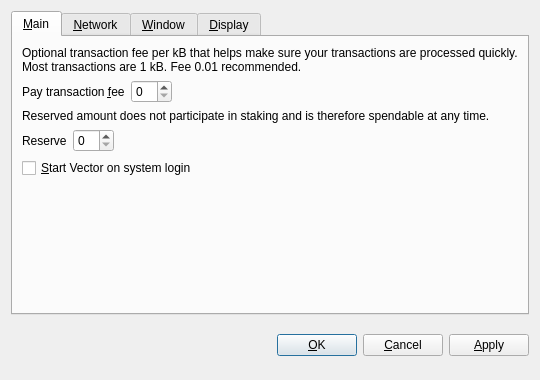
<?xml version="1.0" encoding="UTF-8"?>
<ui version="4.0">
 <class>OptionsDialog</class>
 <widget class="QDialog" name="OptionsDialog">
  <property name="geometry">
   <rect>
    <x>0</x>
    <y>0</y>
    <width>540</width>
    <height>380</height>
   </rect>
  </property>
  <property name="windowTitle">
   <string>Options</string>
  </property>
  <property name="modal">
   <bool>true</bool>
  </property>
  <layout class="QVBoxLayout" name="verticalLayout">
   <item>
    <widget class="QTabWidget" name="tabWidget">
     <property name="tabPosition">
      <enum>QTabWidget::North</enum>
     </property>
     <property name="currentIndex">
      <number>0</number>
     </property>
     <widget class="QWidget" name="tabMain">
      <attribute name="title">
       <string>&amp;Main</string>
      </attribute>
      <layout class="QVBoxLayout" name="verticalLayout_Main">
       <item>
        <widget class="QLabel" name="transactionFeeInfoLabel">
         <property name="text">
          <string>Optional transaction fee per kB that helps make sure your transactions are processed quickly. Most transactions are 1 kB. Fee 0.01 recommended.</string>
         </property>
         <property name="textFormat">
          <enum>Qt::PlainText</enum>
         </property>
         <property name="wordWrap">
          <bool>true</bool>
         </property>
        </widget>
       </item>
       <item>
        <layout class="QHBoxLayout" name="horizontalLayoutFee">
         <item>
          <widget class="QLabel" name="transactionFeeLabel">
           <property name="text">
            <string>Pay transaction &amp;fee</string>
           </property>
           <property name="textFormat">
            <enum>Qt::PlainText</enum>
           </property>
           <property name="buddy">
            <cstring>transactionFee</cstring>
           </property>
          </widget>
         </item>
         <item>
          <widget class="BitcoinAmountField" name="transactionFee"/>
         </item>
         <item>
          <spacer name="horizontalSpacerFee">
           <property name="orientation">
            <enum>Qt::Horizontal</enum>
           </property>
           <property name="sizeHint" stdset="0">
            <size>
             <width>40</width>
             <height>20</height>
            </size>
           </property>
          </spacer>
         </item>
        </layout>
       </item>
       <item>
        <widget class="QLabel" name="reserveBalanceInfoLabel">
         <property name="text">
          <string>Reserved amount does not participate in staking and is therefore spendable at any time.</string>
         </property>
         <property name="textFormat">
          <enum>Qt::PlainText</enum>
         </property>
         <property name="wordWrap">
          <bool>true</bool>
         </property>
        </widget>
       </item>
       <item>
        <layout class="QHBoxLayout" name="horizontalLayoutReserveBalance">
         <item>
          <widget class="QLabel" name="reserveBalanceLabel">
           <property name="text">
            <string>Reserve</string>
           </property>
           <property name="textFormat">
            <enum>Qt::PlainText</enum>
           </property>
           <property name="buddy">
            <cstring>reserveBalance</cstring>
           </property>
          </widget>
         </item>
         <item>
          <widget class="BitcoinAmountField" name="reserveBalance"/>
         </item>
         <item>
          <spacer name="horizontalSpacerReserveBalance">
           <property name="orientation">
            <enum>Qt::Horizontal</enum>
           </property>
           <property name="sizeHint" stdset="0">
            <size>
             <width>40</width>
             <height>20</height>
            </size>
           </property>
          </spacer>
         </item>
        </layout>
       </item>
       <item>
        <widget class="QCheckBox" name="bitcoinAtStartup">
         <property name="toolTip">
          <string>Automatically start Vector after logging in to the system.</string>
         </property>
         <property name="text">
          <string>&amp;Start Vector on system login</string>
         </property>
        </widget>
       </item>
       <item>
        <spacer name="verticalSpacer_Main">
         <property name="orientation">
          <enum>Qt::Vertical</enum>
         </property>
         <property name="sizeHint" stdset="0">
          <size>
           <width>20</width>
           <height>40</height>
          </size>
         </property>
        </spacer>
       </item>
      </layout>
     </widget>
     <widget class="QWidget" name="tabNetwork">
      <attribute name="title">
       <string>&amp;Network</string>
      </attribute>
      <layout class="QVBoxLayout" name="verticalLayout_Network">
       <item>
        <widget class="QCheckBox" name="mapPortUpnp">
         <property name="toolTip">
          <string>Automatically open the Vector client port on the router. This only works when your router supports UPnP and it is enabled.</string>
         </property>
         <property name="text">
          <string>Map port using &amp;UPnP</string>
         </property>
        </widget>
       </item>
       <item>
        <widget class="QCheckBox" name="connectSocks">
         <property name="toolTip">
          <string>Connect to the Vector network through a SOCKS5 proxy (e.g. when connecting through Tor).</string>
         </property>
         <property name="text">
          <string>&amp;Connect through SOCKS5 proxy:</string>
         </property>
        </widget>
       </item>
       <item>
        <layout class="QHBoxLayout" name="horizontalLayout_Network">
         <item>
          <widget class="QLabel" name="proxyIpLabel">
           <property name="text">
            <string>Proxy &amp;IP:</string>
           </property>
           <property name="textFormat">
            <enum>Qt::PlainText</enum>
           </property>
           <property name="buddy">
            <cstring>proxyIp</cstring>
           </property>
          </widget>
         </item>
         <item>
          <widget class="QValidatedLineEdit" name="proxyIp">
           <property name="maximumSize">
            <size>
             <width>140</width>
             <height>16777215</height>
            </size>
           </property>
           <property name="toolTip">
            <string>IP address of the proxy (e.g. 127.0.0.1)</string>
           </property>
          </widget>
         </item>
         <item>
          <widget class="QLabel" name="proxyPortLabel">
           <property name="text">
            <string>&amp;Port:</string>
           </property>
           <property name="textFormat">
            <enum>Qt::PlainText</enum>
           </property>
           <property name="buddy">
            <cstring>proxyPort</cstring>
           </property>
          </widget>
         </item>
         <item>
          <widget class="QLineEdit" name="proxyPort">
           <property name="maximumSize">
            <size>
             <width>55</width>
             <height>16777215</height>
            </size>
           </property>
           <property name="toolTip">
            <string>Port of the proxy (e.g. 9050)</string>
           </property>
          </widget>
         </item>
         <item>
          <spacer name="horizontalSpacer_Network">
           <property name="orientation">
            <enum>Qt::Horizontal</enum>
           </property>
           <property name="sizeHint" stdset="0">
            <size>
             <width>40</width>
             <height>20</height>
            </size>
           </property>
          </spacer>
         </item>
        </layout>
       </item>
       <item>
        <spacer name="verticalSpacer_Network">
         <property name="orientation">
          <enum>Qt::Vertical</enum>
         </property>
         <property name="sizeHint" stdset="0">
          <size>
           <width>20</width>
           <height>40</height>
          </size>
         </property>
        </spacer>
       </item>
      </layout>
     </widget>
     <widget class="QWidget" name="tabWindow">
      <attribute name="title">
       <string>&amp;Window</string>
      </attribute>
      <layout class="QVBoxLayout" name="verticalLayout_Window">
       <item>
        <widget class="QCheckBox" name="minimizeToTray">
         <property name="toolTip">
          <string>Show only a tray icon after minimizing the window.</string>
         </property>
         <property name="text">
          <string>&amp;Minimize to the tray instead of the taskbar</string>
         </property>
        </widget>
       </item>
       <item>
        <widget class="QCheckBox" name="minimizeOnClose">
         <property name="toolTip">
          <string>Minimize instead of exit the application when the window is closed. When this option is enabled, the application will be closed only after selecting Quit in the menu.</string>
         </property>
         <property name="text">
          <string>M&amp;inimize on close</string>
         </property>
        </widget>
       </item>
       <item>
        <spacer name="verticalSpacer_Window">
         <property name="orientation">
          <enum>Qt::Vertical</enum>
         </property>
         <property name="sizeHint" stdset="0">
          <size>
           <width>20</width>
           <height>40</height>
          </size>
         </property>
        </spacer>
       </item>
      </layout>
     </widget>
     <widget class="QWidget" name="tabDisplay">
      <attribute name="title">
       <string>&amp;Display</string>
      </attribute>
      <layout class="QVBoxLayout" name="verticalLayout_Display">
       <item>
        <layout class="QHBoxLayout" name="horizontalLayout_1_Display">
         <item>
          <widget class="QLabel" name="langLabel">
           <property name="text">
            <string>User Interface &amp;language:</string>
           </property>
           <property name="textFormat">
            <enum>Qt::PlainText</enum>
           </property>
           <property name="buddy">
            <cstring>lang</cstring>
           </property>
          </widget>
         </item>
         <item>
          <widget class="QValueComboBox" name="lang">
           <property name="toolTip">
            <string>The user interface language can be set here. This setting will take effect after restarting Vector.</string>
           </property>
          </widget>
         </item>
        </layout>
       </item>
       <item>
        <layout class="QHBoxLayout" name="horizontalLayout_2_Display">
         <item>
          <widget class="QLabel" name="unitLabel">
           <property name="text">
            <string>&amp;Unit to show amounts in:</string>
           </property>
           <property name="textFormat">
            <enum>Qt::PlainText</enum>
           </property>
           <property name="buddy">
            <cstring>unit</cstring>
           </property>
          </widget>
         </item>
         <item>
          <widget class="QValueComboBox" name="unit">
           <property name="toolTip">
            <string>Choose the default subdivision unit to show in the interface and when sending coins.</string>
           </property>
          </widget>
         </item>
        </layout>
       </item>
       <item>
        <widget class="QCheckBox" name="coinControlFeatures">
         <property name="toolTip">
          <string>Whether to show coin control features or not.</string>
         </property>
         <property name="text">
          <string>Display coin &amp;control features (experts only!)</string>
         </property>
        </widget>
       </item>
       <item>
        <widget class="QCheckBox" name="useBlackTheme">
         <property name="text">
          <string>Use black visual theme (requires restart)</string>
         </property>
        </widget>
       </item>
       <item>
        <spacer name="verticalSpacer_Display">
         <property name="orientation">
          <enum>Qt::Vertical</enum>
         </property>
         <property name="sizeHint" stdset="0">
          <size>
           <width>20</width>
           <height>40</height>
          </size>
         </property>
        </spacer>
       </item>
      </layout>
     </widget>
    </widget>
   </item>
   <item>
    <layout class="QHBoxLayout" name="horizontalLayout_Buttons">
     <item>
      <spacer name="horizontalSpacer_1">
       <property name="orientation">
        <enum>Qt::Horizontal</enum>
       </property>
       <property name="sizeHint" stdset="0">
        <size>
         <width>40</width>
         <height>48</height>
        </size>
       </property>
      </spacer>
     </item>
     <item>
      <widget class="QLabel" name="statusLabel">
       <property name="font">
        <font>
         <weight>75</weight>
         <bold>true</bold>
        </font>
       </property>
       <property name="text">
        <string/>
       </property>
       <property name="textFormat">
        <enum>Qt::PlainText</enum>
       </property>
       <property name="wordWrap">
        <bool>true</bool>
       </property>
      </widget>
     </item>
     <item>
      <spacer name="horizontalSpacer_2">
       <property name="orientation">
        <enum>Qt::Horizontal</enum>
       </property>
       <property name="sizeHint" stdset="0">
        <size>
         <width>40</width>
         <height>48</height>
        </size>
       </property>
      </spacer>
     </item>
     <item>
      <widget class="QPushButton" name="okButton">
       <property name="text">
        <string>&amp;OK</string>
       </property>
      </widget>
     </item>
     <item>
      <widget class="QPushButton" name="cancelButton">
       <property name="text">
        <string>&amp;Cancel</string>
       </property>
       <property name="autoDefault">
        <bool>false</bool>
       </property>
      </widget>
     </item>
     <item>
      <widget class="QPushButton" name="applyButton">
       <property name="text">
        <string>&amp;Apply</string>
       </property>
       <property name="autoDefault">
        <bool>false</bool>
       </property>
      </widget>
     </item>
    </layout>
   </item>
  </layout>
 </widget>
 <customwidgets>
  <customwidget>
   <class>BitcoinAmountField</class>
   <extends>QSpinBox</extends>
   <header>bitcoinamountfield.h</header>
  </customwidget>
  <customwidget>
   <class>QValueComboBox</class>
   <extends>QComboBox</extends>
   <header>qvaluecombobox.h</header>
  </customwidget>
  <customwidget>
   <class>QValidatedLineEdit</class>
   <extends>QLineEdit</extends>
   <header>qvalidatedlineedit.h</header>
  </customwidget>
 </customwidgets>
 <resources/>
 <connections/>
</ui>
